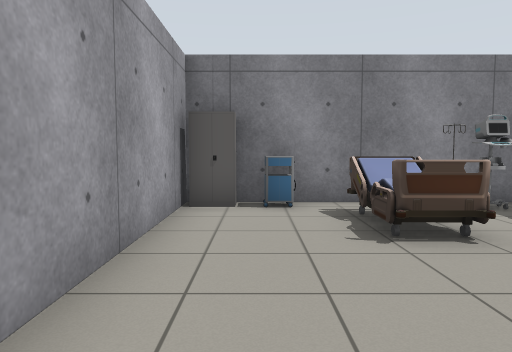
View 1 (above)

16 first-person views from a walk through a world built for the Gazebo simulator. The camera is 1 m above the floor, tilts 4° down and sees 70° across. The lines on the ground mark 1 m squares. The floor is counted in squares, 1 m on a side. Each view is taken from the middle of a square. On the plan, view 1 faces up. The plan holds only what a view shows up to about 13 squares ahead; the rest is blank. Some surface patterns are stand-ins.

View 2
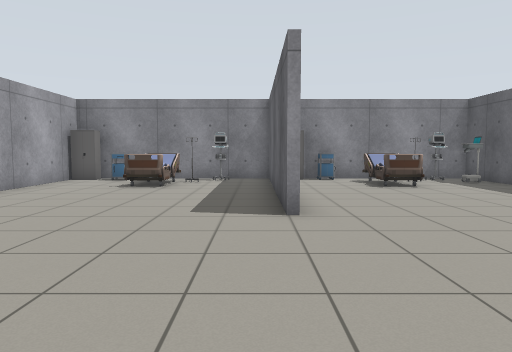

View 3
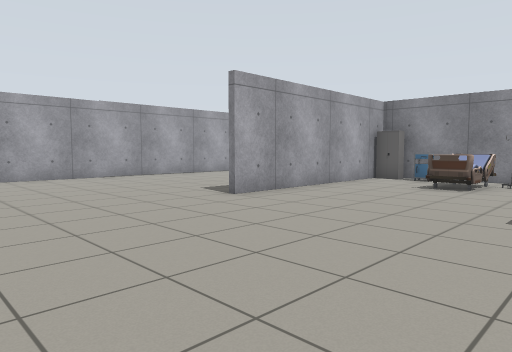

View 4
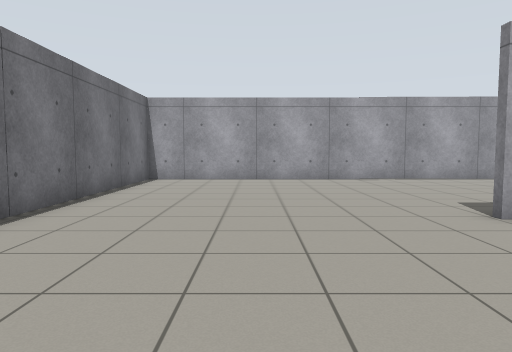

View 5
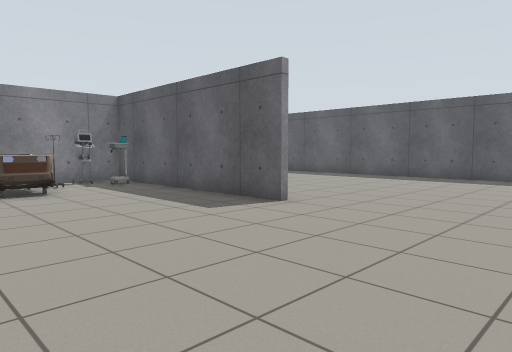

View 6
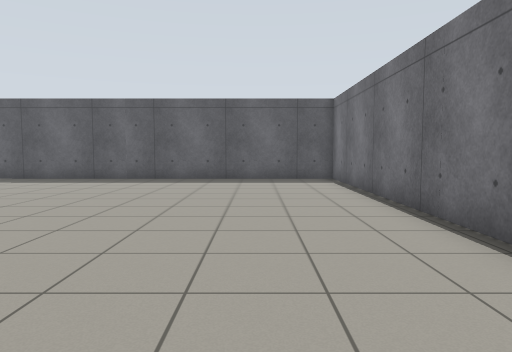

View 7
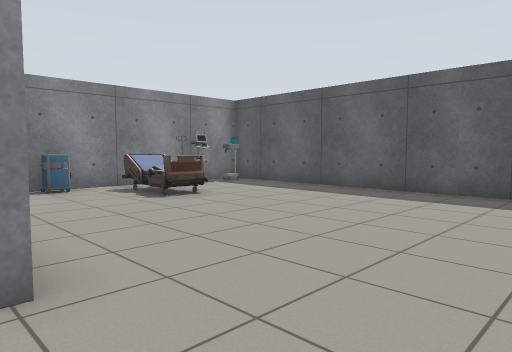

View 8
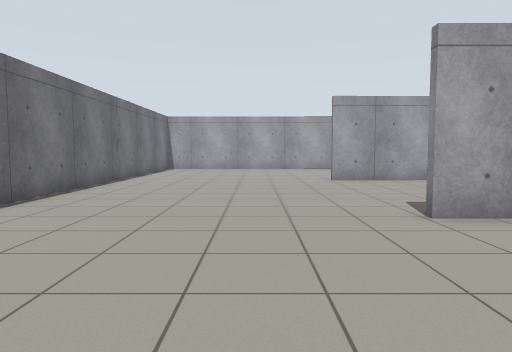

View 9
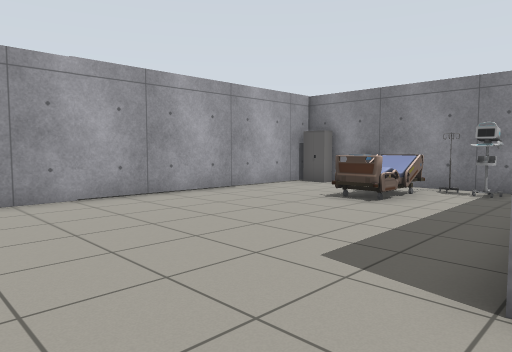

View 10
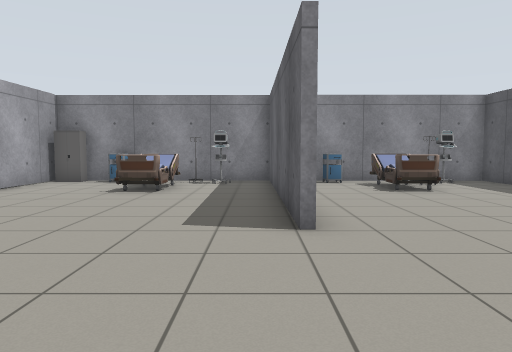

View 11
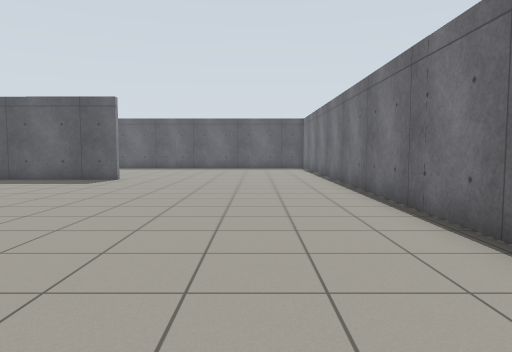

View 12
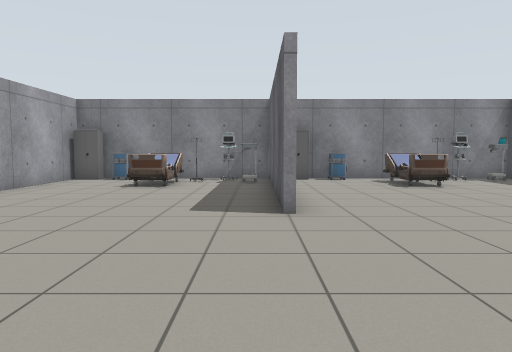

View 13
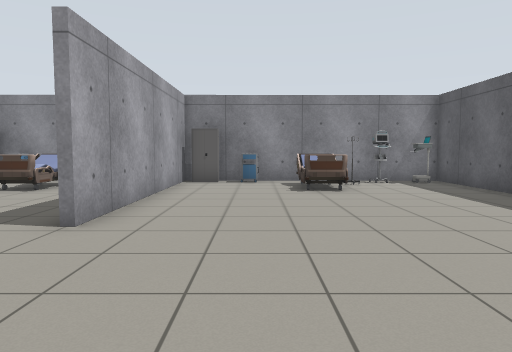

View 14
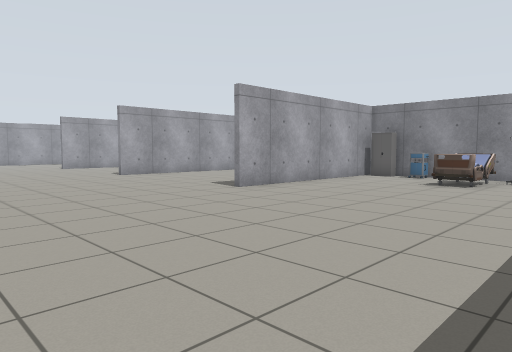

View 15
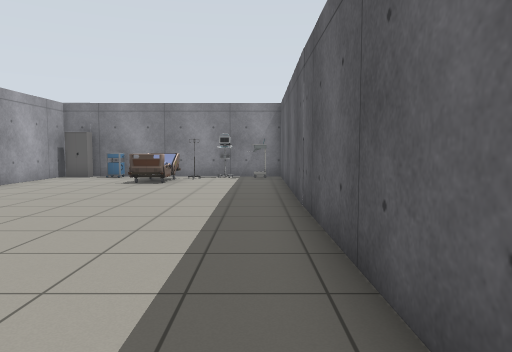

View 16
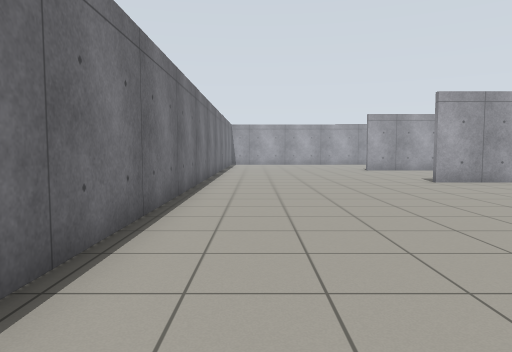

### Floor plan
Points are (right, up) in squares from view 1. A wall is a line through its corners. A room is listed if a view was taken in it or the views show most of it. See-through windows are left out.
Room 1 (views 1, 2, 3, 4, 5, 6, 7, 8, 9, 10, 11, 12, 13, 14, 15, 16)
walls: (-1.5, -0.5) (-1.5, 7) (-7.5, 7); (5.4, -0.4) (5.5, 4.5); (-1.3, 6.4) (-1.3, -0.5); (-8.4, -0.5) (-8.5, 7) (-15.6, 7) (-15.7, -7.7) (13.9, -7.7) (13.8, 7) (6.5, 7); (5.7, 4.5) (5.6, -0.4); (5.5, 7) (0.4, 7); (-8.3, 6.5) (-8.2, -0.5)
objects: cabinet (-15, 7); side table (-13, 7); other object (-12, 4) to (-12, 6); other object (-11, 6); other object (-10, 6); cabinet (-8, 7); side table (-7, 6); other object (-5, 4) to (-5, 6); other object (-4, 6); other object (-3, 6); cabinet (-1, 7); side table (0, 7); other object (2, 4) to (2, 6); other object (3, 6); other object (4, 6); other object (5, 5) to (5, 6); cabinet (6, 7); side table (8, 7); other object (9, 4) to (10, 6); other object (11, 6); other object (12, 6); other object (13, 6)

Where each view was taken, in squares from view 1:
view 1: 0 up, 0 right, facing up
view 2: 6 down, 2 left, facing up
view 3: 6 down, 2 left, facing up-left
view 4: 4 down, 3 left, facing left
view 5: 5 down, 0 right, facing up-right
view 6: 5 down, 1 right, facing right
view 7: 3 down, 5 right, facing up-right
view 8: 3 down, 4 right, facing left
view 9: 3 down, 8 left, facing up-left
view 10: 5 down, 9 left, facing up
view 11: 5 down, 7 left, facing right
view 12: 6 down, 5 right, facing up
view 13: 5 down, 8 right, facing up
view 14: 7 down, 13 right, facing up-left
view 15: 7 down, 13 right, facing up
view 16: 6 down, 10 right, facing left
